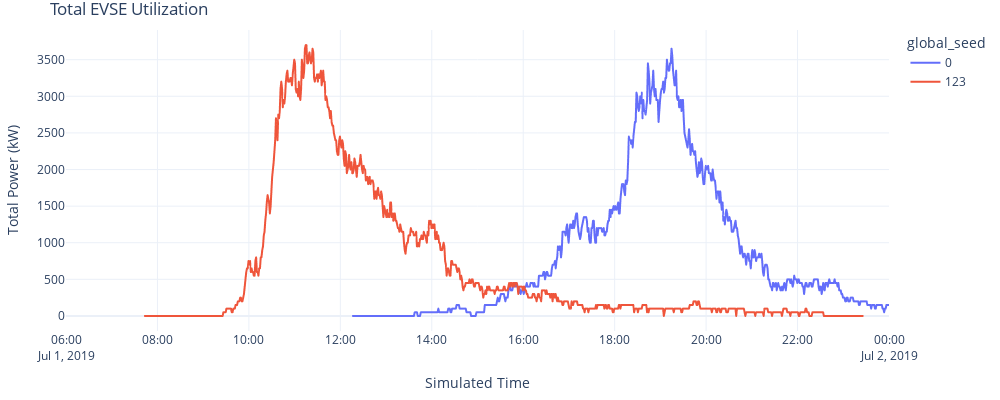

The notebook cell this image was saved under:
### Markdown cell above
#### 5.4 EVSE Utilization

### Code cell
fig = px.line(evse_util, x="datetime", y="total_power", color='global_seed', labels='Global Seed', range_x=['2019-07-01 06:00','2019-07-02'])
fig.update_layout(title="Total EVSE Utilization",
                  yaxis_title="Total Power (kW)", 
                  xaxis_title="Simulated Time", 
                  uniformtext_minsize=8, 
                  uniformtext_mode='hide', 
                  width=1000, 
                  height=400, 
                  margin=dict(l=20, r=20, t=30, b=20), template='plotly_white')
fig.show()

### Figure 1 — Plotly figure (JSON) as saved in the notebook; plotly's stock layout.template omitted (floating-point values rounded to 4 significant figures; data arrays with more than 128 entries replaced by an {"elided": "..."} marker saying what was removed)
{"data": [{"hovertemplate": "global_seed=0<br>datetime=%{x}<br>total_power=%{y}<extra></extra>", "legendgroup": "0", "line": {"color": "#636efa", "dash": "solid"}, "mode": "lines", "name": "0", "showlegend": true, "type": "scattergl", "x": {"elided": "1374 str values"}, "xaxis": "x", "y": {"elided": "1374 int values"}, "yaxis": "y"}, {"hovertemplate": "global_seed=123<br>datetime=%{x}<br>total_power=%{y}<extra></extra>", "legendgroup": "123", "line": {"color": "#EF553B", "dash": "solid"}, "mode": "lines", "name": "123", "showlegend": true, "type": "scattergl", "x": {"elided": "943 str values"}, "xaxis": "x", "y": {"elided": "943 int values"}, "yaxis": "y"}], "layout": {"height": 400, "legend": {"title": {"text": "global_seed"}, "tracegroupgap": 0}, "margin": {"b": 20, "l": 20, "r": 20, "t": 30}, "title": {"text": "Total EVSE Utilization"}, "uniformtext": {"minsize": 8, "mode": "hide"}, "width": 1000, "xaxis": {"anchor": "y", "domain": [0, 1], "range": ["2019-07-01 06:00", "2019-07-02"], "title": {"text": "Simulated Time"}, "type": "date"}, "yaxis": {"anchor": "x", "autorange": true, "domain": [0, 1], "range": [-205.6, 3906.0], "title": {"text": "Total Power (kW)"}, "type": "linear"}}}
